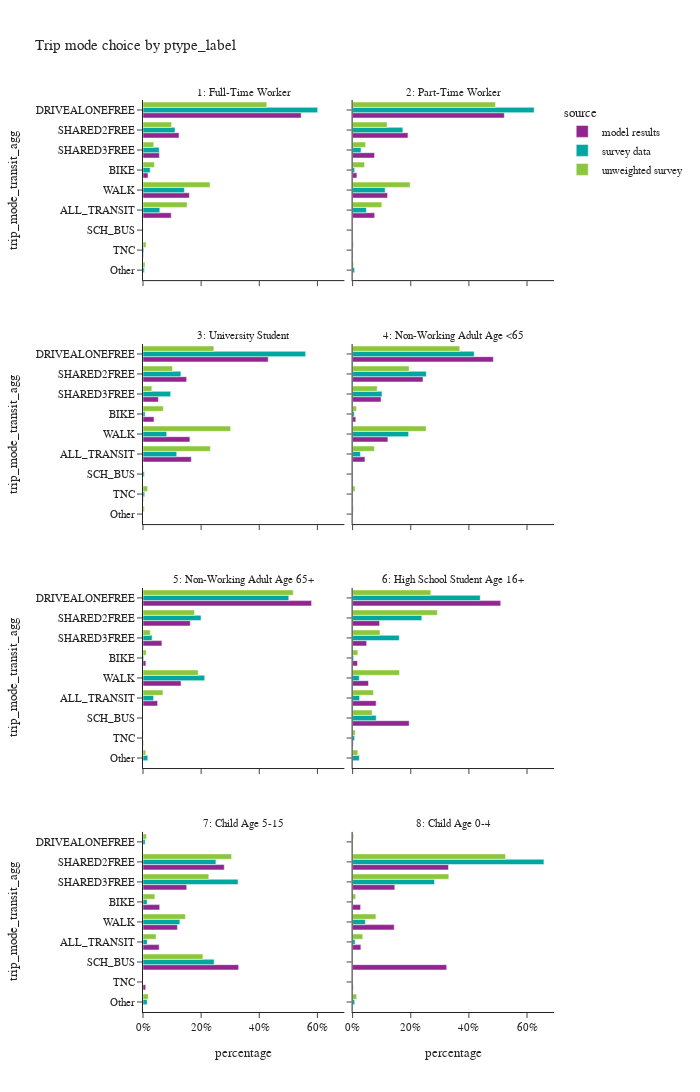
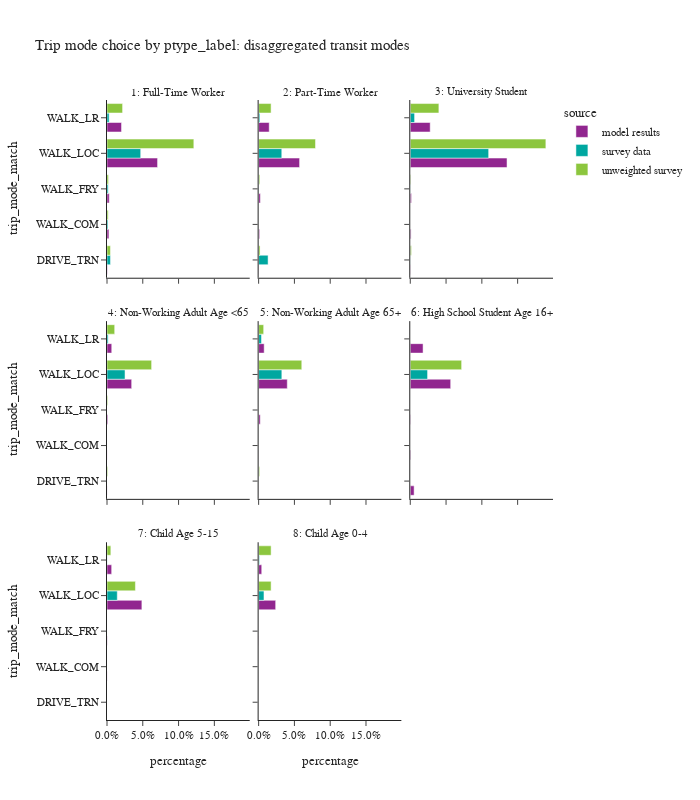

The notebook cell these images were saved under, in order:
### Code cell
plot_mode_choice(trip_data,'ptype_label',2,1200)
plot_mode_choice_transit(trip_data,'ptype_label',3,800)

### Figure 1 — Plotly figure (JSON) as saved in the notebook; plotly's stock layout.template omitted (floating-point values rounded to 4 significant figures)
{"data": [{"alignmentgroup": "True", "hovertemplate": "source=model results<br>ptype_label=1: Full-Time Worker<br>percentage=%{x}<br>trip_mode_transit_agg=%{y}<extra></extra>", "legendgroup": "model results", "marker": {"color": "#91268F", "pattern": {"shape": ""}}, "name": "model results", "offsetgroup": "model results", "orientation": "h", "showlegend": true, "textposition": "auto", "type": "bar", "x": [0.09722, 0.01722, 0.5442, 0.1239, 0.05652, 0.001357, 0.1596], "xaxis": "x7", "y": ["ALL_TRANSIT", "BIKE", "DRIVEALONEFREE", "SHARED2FREE", "SHARED3FREE", "TNC", "WALK"], "yaxis": "y7"}, {"alignmentgroup": "True", "hovertemplate": "source=model results<br>ptype_label=2: Part-Time Worker<br>percentage=%{x}<br>trip_mode_transit_agg=%{y}<extra></extra>", "legendgroup": "model results", "marker": {"color": "#91268F", "pattern": {"shape": ""}}, "name": "model results", "offsetgroup": "model results", "orientation": "h", "showlegend": false, "textposition": "auto", "type": "bar", "x": [0.07604, 0.01475, 0.522, 0.1904, 0.07554, 0.001147, 0.1201], "xaxis": "x8", "y": ["ALL_TRANSIT", "BIKE", "DRIVEALONEFREE", "SHARED2FREE", "SHARED3FREE", "TNC", "WALK"], "yaxis": "y8"}, {"alignmentgroup": "True", "hovertemplate": "source=model results<br>ptype_label=3: University Student<br>percentage=%{x}<br>trip_mode_transit_agg=%{y}<extra></extra>", "legendgroup": "model results", "marker": {"color": "#91268F", "pattern": {"shape": ""}}, "name": "model results", "offsetgroup": "model results", "orientation": "h", "showlegend": false, "textposition": "auto", "type": "bar", "x": [0.1662, 0.03776, 0.4308, 0.15, 0.05297, 0.001015, 0.1612], "xaxis": "x5", "y": ["ALL_TRANSIT", "BIKE", "DRIVEALONEFREE", "SHARED2FREE", "SHARED3FREE", "TNC", "WALK"], "yaxis": "y5"}, {"alignmentgroup": "True", "hovertemplate": "source=model results<br>ptype_label=4: Non-Working Adult Age <65<br>percentage=%{x}<br>trip_mode_transit_agg=%{y}<extra></extra>", "legendgroup": "model results", "marker": {"color": "#91268F", "pattern": {"shape": ""}}, "name": "model results", "offsetgroup": "model results", "orientation": "h", "showlegend": false, "textposition": "auto", "type": "bar", "x": [0.04247, 0.01087, 0.4841, 0.2422, 0.09792, 0.001037, 0.1214], "xaxis": "x6", "y": ["ALL_TRANSIT", "BIKE", "DRIVEALONEFREE", "SHARED2FREE", "SHARED3FREE", "TNC", "WALK"], "yaxis": "y6"}, {"alignmentgroup": "True", "hovertemplate": "source=model results<br>ptype_label=5: Non-Working Adult Age 65+<br>percentage=%{x}<br>trip_mode_transit_agg=%{y}<extra></extra>", "legendgroup": "model results", "marker": {"color": "#91268F", "pattern": {"shape": ""}}, "name": "model results", "offsetgroup": "model results", "orientation": "h", "showlegend": false, "textposition": "auto", "type": "bar", "x": [0.05027, 0.009892, 0.5799, 0.1626, 0.06499, 0.001452, 0.1309], "xaxis": "x3", "y": ["ALL_TRANSIT", "BIKE", "DRIVEALONEFREE", "SHARED2FREE", "SHARED3FREE", "TNC", "WALK"], "yaxis": "y3"}, {"alignmentgroup": "True", "hovertemplate": "source=model results<br>ptype_label=6: High School Student Age 16+<br>percentage=%{x}<br>trip_mode_transit_agg=%{y}<extra></extra>", "legendgroup": "model results", "marker": {"color": "#91268F", "pattern": {"shape": ""}}, "name": "model results", "offsetgroup": "model results", "orientation": "h", "showlegend": false, "textposition": "auto", "type": "bar", "x": [0.08091, 0.01681, 0.5095, 0.1947, 0.09289, 0.04839, 0.002035, 0.05468], "xaxis": "x4", "y": ["ALL_TRANSIT", "BIKE", "DRIVEALONEFREE", "SCH_BUS", "SHARED2FREE", "SHARED3FREE", "TNC", "WALK"], "yaxis": "y4"}, {"alignmentgroup": "True", "hovertemplate": "source=model results<br>ptype_label=7: Child Age 5-15<br>percentage=%{x}<br>trip_mode_transit_agg=%{y}<extra></extra>", "legendgroup": "model results", "marker": {"color": "#91268F", "pattern": {"shape": ""}}, "name": "model results", "offsetgroup": "model results", "orientation": "h", "showlegend": false, "textposition": "auto", "type": "bar", "x": [0.05565, 0.05746, 0.329, 0.2796, 0.1505, 0.009389, 0.1184], "xaxis": "x", "y": ["ALL_TRANSIT", "BIKE", "SCH_BUS", "SHARED2FREE", "SHARED3FREE", "TNC", "WALK"], "yaxis": "y"}, {"alignmentgroup": "True", "hovertemplate": "source=model results<br>ptype_label=8: Child Age 0-4<br>percentage=%{x}<br>trip_mode_transit_agg=%{y}<extra></extra>", "legendgroup": "model results", "marker": {"color": "#91268F", "pattern": {"shape": ""}}, "name": "model results", "offsetgroup": "model results", "orientation": "h", "showlegend": false, "textposition": "auto", "type": "bar", "x": [0.02846, 0.02744, 0.3238, 0.33, 0.1451, 0.00204, 0.1432], "xaxis": "x2", "y": ["ALL_TRANSIT", "BIKE", "SCH_BUS", "SHARED2FREE", "SHARED3FREE", "TNC", "WALK"], "yaxis": "y2"}, {"alignmentgroup": "True", "hovertemplate": "source=survey data<br>ptype_label=1: Full-Time Worker<br>percentage=%{x}<br>trip_mode_transit_agg=%{y}<extra></extra>", "legendgroup": "survey data", "marker": {"color": "#00A7A0", "pattern": {"shape": ""}}, "name": "survey data", "offsetgroup": "survey data", "orientation": "h", "showlegend": true, "textposition": "auto", "type": "bar", "x": [0.05786, 0.02472, 0.6009, 0.004764, 0.0003417, 0.1102, 0.05585, 0.002922, 0.1425], "xaxis": "x7", "y": ["ALL_TRANSIT", "BIKE", "DRIVEALONEFREE", "Other", "SCH_BUS", "SHARED2FREE", "SHARED3FREE", "TNC", "WALK"], "yaxis": "y7"}, {"alignmentgroup": "True", "hovertemplate": "source=survey data<br>ptype_label=2: Part-Time Worker<br>percentage=%{x}<br>trip_mode_transit_agg=%{y}<extra></extra>", "legendgroup": "survey data", "marker": {"color": "#00A7A0", "pattern": {"shape": ""}}, "name": "survey data", "offsetgroup": "survey data", "orientation": "h", "showlegend": false, "textposition": "auto", "type": "bar", "x": [0.04758, 0.007014, 0.6246, 0.006906, 0.1728, 0.02888, 0.0001595, 0.112], "xaxis": "x8", "y": ["ALL_TRANSIT", "BIKE", "DRIVEALONEFREE", "Other", "SHARED2FREE", "SHARED3FREE", "TNC", "WALK"], "yaxis": "y8"}, {"alignmentgroup": "True", "hovertemplate": "source=survey data<br>ptype_label=3: University Student<br>percentage=%{x}<br>trip_mode_transit_agg=%{y}<extra></extra>", "legendgroup": "survey data", "marker": {"color": "#00A7A0", "pattern": {"shape": ""}}, "name": "survey data", "offsetgroup": "survey data", "orientation": "h", "showlegend": false, "textposition": "auto", "type": "bar", "x": [0.116, 0.00704, 0.5595, 5.563e-05, 0.004605, 0.1303, 0.09515, 0.00583, 0.08154], "xaxis": "x5", "y": ["ALL_TRANSIT", "BIKE", "DRIVEALONEFREE", "Other", "SCH_BUS", "SHARED2FREE", "SHARED3FREE", "TNC", "WALK"], "yaxis": "y5"}, {"alignmentgroup": "True", "hovertemplate": "source=survey data<br>ptype_label=4: Non-Working Adult Age <65<br>percentage=%{x}<br>trip_mode_transit_agg=%{y}<extra></extra>", "legendgroup": "survey data", "marker": {"color": "#00A7A0", "pattern": {"shape": ""}}, "name": "survey data", "offsetgroup": "survey data", "orientation": "h", "showlegend": false, "textposition": "auto", "type": "bar", "x": [0.02677, 0.005854, 0.4183, 0.001306, 0.2536, 0.1012, 0.0003368, 0.1926], "xaxis": "x6", "y": ["ALL_TRANSIT", "BIKE", "DRIVEALONEFREE", "Other", "SHARED2FREE", "SHARED3FREE", "TNC", "WALK"], "yaxis": "y6"}, {"alignmentgroup": "True", "hovertemplate": "source=survey data<br>ptype_label=5: Non-Working Adult Age 65+<br>percentage=%{x}<br>trip_mode_transit_agg=%{y}<extra></extra>", "legendgroup": "survey data", "marker": {"color": "#00A7A0", "pattern": {"shape": ""}}, "name": "survey data", "offsetgroup": "survey data", "orientation": "h", "showlegend": false, "textposition": "auto", "type": "bar", "x": [0.03639, 0.002497, 0.5015, 0.01653, 0.1996, 0.03119, 0.2123], "xaxis": "x3", "y": ["ALL_TRANSIT", "BIKE", "DRIVEALONEFREE", "Other", "SHARED2FREE", "SHARED3FREE", "WALK"], "yaxis": "y3"}, {"alignmentgroup": "True", "hovertemplate": "source=survey data<br>ptype_label=6: High School Student Age 16+<br>percentage=%{x}<br>trip_mode_transit_agg=%{y}<extra></extra>", "legendgroup": "survey data", "marker": {"color": "#00A7A0", "pattern": {"shape": ""}}, "name": "survey data", "offsetgroup": "survey data", "orientation": "h", "showlegend": false, "textposition": "auto", "type": "bar", "x": [0.02416, 0.003517, 0.4392, 0.02317, 0.08125, 0.2382, 0.1605, 0.006879, 0.02312], "xaxis": "x4", "y": ["ALL_TRANSIT", "BIKE", "DRIVEALONEFREE", "Other", "SCH_BUS", "SHARED2FREE", "SHARED3FREE", "TNC", "WALK"], "yaxis": "y4"}, {"alignmentgroup": "True", "hovertemplate": "source=survey data<br>ptype_label=7: Child Age 5-15<br>percentage=%{x}<br>trip_mode_transit_agg=%{y}<extra></extra>", "legendgroup": "survey data", "marker": {"color": "#00A7A0", "pattern": {"shape": ""}}, "name": "survey data", "offsetgroup": "survey data", "orientation": "h", "showlegend": false, "textposition": "auto", "type": "bar", "x": [0.01454, 0.0141, 0.007419, 0.0144, 0.2448, 0.2509, 0.3271, 4.418e-06, 0.1268], "xaxis": "x", "y": ["ALL_TRANSIT", "BIKE", "DRIVEALONEFREE", "Other", "SCH_BUS", "SHARED2FREE", "SHARED3FREE", "TNC", "WALK"], "yaxis": "y"}, {"alignmentgroup": "True", "hovertemplate": "source=survey data<br>ptype_label=8: Child Age 0-4<br>percentage=%{x}<br>trip_mode_transit_agg=%{y}<extra></extra>", "legendgroup": "survey data", "marker": {"color": "#00A7A0", "pattern": {"shape": ""}}, "name": "survey data", "offsetgroup": "survey data", "orientation": "h", "showlegend": false, "textposition": "auto", "type": "bar", "x": [0.008603, 0.0005273, 0.0, 0.007142, 0.6582, 0.2818, 0.04377], "xaxis": "x2", "y": ["ALL_TRANSIT", "BIKE", "DRIVEALONEFREE", "Other", "SHARED2FREE", "SHARED3FREE", "WALK"], "yaxis": "y2"}, {"alignmentgroup": "True", "hovertemplate": "source=unweighted survey<br>ptype_label=1: Full-Time Worker<br>percentage=%{x}<br>trip_mode_transit_agg=%{y}<extra></extra>", "legendgroup": "unweighted survey", "marker": {"color": "#8CC63E", "pattern": {"shape": ""}}, "name": "unweighted survey", "offsetgroup": "unweighted survey", "orientation": "h", "showlegend": true, "textposition": "auto", "type": "bar", "x": [0.1517, 0.03927, 0.4259, 0.006832, 0.0001502, 0.09843, 0.03701, 0.01029, 0.2305], "xaxis": "x7", "y": ["ALL_TRANSIT", "BIKE", "DRIVEALONEFREE", "Other", "SCH_BUS", "SHARED2FREE", "SHARED3FREE", "TNC", "WALK"], "yaxis": "y7"}, {"alignmentgroup": "True", "hovertemplate": "source=unweighted survey<br>ptype_label=2: Part-Time Worker<br>percentage=%{x}<br>trip_mode_transit_agg=%{y}<extra></extra>", "legendgroup": "unweighted survey", "marker": {"color": "#8CC63E", "pattern": {"shape": ""}}, "name": "unweighted survey", "offsetgroup": "unweighted survey", "orientation": "h", "showlegend": false, "textposition": "auto", "type": "bar", "x": [0.1004, 0.04111, 0.4913, 0.003162, 0.1186, 0.04466, 0.003162, 0.1976], "xaxis": "x8", "y": ["ALL_TRANSIT", "BIKE", "DRIVEALONEFREE", "Other", "SHARED2FREE", "SHARED3FREE", "TNC", "WALK"], "yaxis": "y8"}, {"alignmentgroup": "True", "hovertemplate": "source=unweighted survey<br>ptype_label=3: University Student<br>percentage=%{x}<br>trip_mode_transit_agg=%{y}<extra></extra>", "legendgroup": "unweighted survey", "marker": {"color": "#8CC63E", "pattern": {"shape": ""}}, "name": "unweighted survey", "offsetgroup": "unweighted survey", "orientation": "h", "showlegend": false, "textposition": "auto", "type": "bar", "x": [0.2318, 0.06954, 0.2438, 0.004796, 0.0007994, 0.1015, 0.03038, 0.01599, 0.3014], "xaxis": "x5", "y": ["ALL_TRANSIT", "BIKE", "DRIVEALONEFREE", "Other", "SCH_BUS", "SHARED2FREE", "SHARED3FREE", "TNC", "WALK"], "yaxis": "y5"}, {"alignmentgroup": "True", "hovertemplate": "source=unweighted survey<br>ptype_label=4: Non-Working Adult Age <65<br>percentage=%{x}<br>trip_mode_transit_agg=%{y}<extra></extra>", "legendgroup": "unweighted survey", "marker": {"color": "#8CC63E", "pattern": {"shape": ""}}, "name": "unweighted survey", "offsetgroup": "unweighted survey", "orientation": "h", "showlegend": false, "textposition": "auto", "type": "bar", "x": [0.07499, 0.01314, 0.3685, 0.003105, 0.1944, 0.08455, 0.008359, 0.2529], "xaxis": "x6", "y": ["ALL_TRANSIT", "BIKE", "DRIVEALONEFREE", "Other", "SHARED2FREE", "SHARED3FREE", "TNC", "WALK"], "yaxis": "y6"}, {"alignmentgroup": "True", "hovertemplate": "source=unweighted survey<br>ptype_label=5: Non-Working Adult Age 65+<br>percentage=%{x}<br>trip_mode_transit_agg=%{y}<extra></extra>", "legendgroup": "unweighted survey", "marker": {"color": "#8CC63E", "pattern": {"shape": ""}}, "name": "unweighted survey", "offsetgroup": "unweighted survey", "orientation": "h", "showlegend": false, "textposition": "auto", "type": "bar", "x": [0.06865, 0.01105, 0.5171, 0.009377, 0.1772, 0.02512, 0.001674, 0.1899], "xaxis": "x3", "y": ["ALL_TRANSIT", "BIKE", "DRIVEALONEFREE", "Other", "SHARED2FREE", "SHARED3FREE", "TNC", "WALK"], "yaxis": "y3"}, {"alignmentgroup": "True", "hovertemplate": "source=unweighted survey<br>ptype_label=6: High School Student Age 16+<br>percentage=%{x}<br>trip_mode_transit_agg=%{y}<extra></extra>", "legendgroup": "unweighted survey", "marker": {"color": "#8CC63E", "pattern": {"shape": ""}}, "name": "unweighted survey", "offsetgroup": "unweighted survey", "orientation": "h", "showlegend": false, "textposition": "auto", "type": "bar", "x": [0.07175, 0.01794, 0.2691, 0.01794, 0.06726, 0.2915, 0.09417, 0.008969, 0.1614], "xaxis": "x4", "y": ["ALL_TRANSIT", "BIKE", "DRIVEALONEFREE", "Other", "SCH_BUS", "SHARED2FREE", "SHARED3FREE", "TNC", "WALK"], "yaxis": "y4"}, {"alignmentgroup": "True", "hovertemplate": "source=unweighted survey<br>ptype_label=7: Child Age 5-15<br>percentage=%{x}<br>trip_mode_transit_agg=%{y}<extra></extra>", "legendgroup": "unweighted survey", "marker": {"color": "#8CC63E", "pattern": {"shape": ""}}, "name": "unweighted survey", "offsetgroup": "unweighted survey", "orientation": "h", "showlegend": false, "textposition": "auto", "type": "bar", "x": [0.04506, 0.04077, 0.0118, 0.01824, 0.206, 0.3047, 0.2264, 0.001073, 0.1459], "xaxis": "x", "y": ["ALL_TRANSIT", "BIKE", "DRIVEALONEFREE", "Other", "SCH_BUS", "SHARED2FREE", "SHARED3FREE", "TNC", "WALK"], "yaxis": "y"}, {"alignmentgroup": "True", "hovertemplate": "source=unweighted survey<br>ptype_label=8: Child Age 0-4<br>percentage=%{x}<br>trip_mode_transit_agg=%{y}<extra></extra>", "legendgroup": "unweighted survey", "marker": {"color": "#8CC63E", "pattern": {"shape": ""}}, "name": "unweighted survey", "offsetgroup": "unweighted survey", "orientation": "h", "showlegend": false, "textposition": "auto", "type": "bar", "x": [0.03484, 0.01045, 0.003484, 0.01394, 0.5261, 0.331, 0.08014], "xaxis": "x2", "y": ["ALL_TRANSIT", "BIKE", "DRIVEALONEFREE", "Other", "SHARED2FREE", "SHARED3FREE", "WALK"], "yaxis": "y2"}], "layout": {"annotations": [{"font": {}, "showarrow": false, "text": "7: Child Age 5-15", "x": 0.245, "xanchor": "center", "xref": "paper", "y": 0.1975, "yanchor": "bottom", "yref": "paper"}, {"font": {}, "showarrow": false, "text": "8: Child Age 0-4", "x": 0.755, "xanchor": "center", "xref": "paper", "y": 0.1975, "yanchor": "bottom", "yref": "paper"}, {"font": {}, "showarrow": false, "text": "5: Non-Working Adult Age 65+", "x": 0.245, "xanchor": "center", "xref": "paper", "y": 0.465, "yanchor": "bottom", "yref": "paper"}, {"font": {}, "showarrow": false, "text": "6: High School Student Age 16+", "x": 0.755, "xanchor": "center", "xref": "paper", "y": 0.465, "yanchor": "bottom", "yref": "paper"}, {"font": {}, "showarrow": false, "text": "3: University Student", "x": 0.245, "xanchor": "center", "xref": "paper", "y": 0.7325, "yanchor": "bottom", "yref": "paper"}, {"font": {}, "showarrow": false, "text": "4: Non-Working Adult Age <65", "x": 0.755, "xanchor": "center", "xref": "paper", "y": 0.7325, "yanchor": "bottom", "yref": "paper"}, {"font": {}, "showarrow": false, "text": "1: Full-Time Worker", "x": 0.245, "xanchor": "center", "xref": "paper", "y": 1.0, "yanchor": "bottom", "yref": "paper"}, {"font": {}, "showarrow": false, "text": "2: Part-Time Worker", "x": 0.755, "xanchor": "center", "xref": "paper", "y": 1.0, "yanchor": "bottom", "yref": "paper"}], "barmode": "group", "height": 1200, "legend": {"title": {"text": "source"}, "tracegroupgap": 0}, "title": {"text": "Trip mode choice by ptype_label"}, "width": 700, "xaxis": {"anchor": "y", "domain": [0.0, 0.49], "tickformat": ".0%", "title": {"text": "percentage"}}, "xaxis2": {"anchor": "y2", "domain": [0.51, 1.0], "matches": "x", "tickformat": ".0%", "title": {"text": "percentage"}}, "xaxis3": {"anchor": "y3", "domain": [0.0, 0.49], "matches": "x", "showticklabels": false}, "xaxis4": {"anchor": "y4", "domain": [0.51, 1.0], "matches": "x", "showticklabels": false}, "xaxis5": {"anchor": "y5", "domain": [0.0, 0.49], "matches": "x", "showticklabels": false}, "xaxis6": {"anchor": "y6", "domain": [0.51, 1.0], "matches": "x", "showticklabels": false}, "xaxis7": {"anchor": "y7", "domain": [0.0, 0.49], "matches": "x", "showticklabels": false}, "xaxis8": {"anchor": "y8", "domain": [0.51, 1.0], "matches": "x", "showticklabels": false}, "yaxis": {"anchor": "x", "categoryarray": ["Other", "TNC", "SCH_BUS", "ALL_TRANSIT", "WALK", "BIKE", "SHARED3FREE", "SHARED2FREE", "DRIVEALONEFREE"], "categoryorder": "array", "domain": [0.0, 0.1975], "title": {"text": "trip_mode_transit_agg"}}, "yaxis2": {"anchor": "x2", "domain": [0.0, 0.1975], "matches": "y", "showticklabels": false}, "yaxis3": {"anchor": "x3", "categoryarray": ["Other", "TNC", "SCH_BUS", "ALL_TRANSIT", "WALK", "BIKE", "SHARED3FREE", "SHARED2FREE", "DRIVEALONEFREE"], "categoryorder": "array", "domain": [0.2675, 0.465], "matches": "y", "title": {"text": "trip_mode_transit_agg"}}, "yaxis4": {"anchor": "x4", "domain": [0.2675, 0.465], "matches": "y", "showticklabels": false}, "yaxis5": {"anchor": "x5", "categoryarray": ["Other", "TNC", "SCH_BUS", "ALL_TRANSIT", "WALK", "BIKE", "SHARED3FREE", "SHARED2FREE", "DRIVEALONEFREE"], "categoryorder": "array", "domain": [0.535, 0.7325], "matches": "y", "title": {"text": "trip_mode_transit_agg"}}, "yaxis6": {"anchor": "x6", "domain": [0.535, 0.7325], "matches": "y", "showticklabels": false}, "yaxis7": {"anchor": "x7", "categoryarray": ["Other", "TNC", "SCH_BUS", "ALL_TRANSIT", "WALK", "BIKE", "SHARED3FREE", "SHARED2FREE", "DRIVEALONEFREE"], "categoryorder": "array", "domain": [0.8025, 1.0], "matches": "y", "title": {"text": "trip_mode_transit_agg"}}, "yaxis8": {"anchor": "x8", "domain": [0.8025, 1.0], "matches": "y", "showticklabels": false}}}

### Figure 2 — Plotly figure (JSON) as saved in the notebook; plotly's stock layout.template omitted (floating-point values rounded to 4 significant figures)
{"data": [{"alignmentgroup": "True", "hovertemplate": "source=model results<br>ptype_label=1: Full-Time Worker<br>percentage=%{x}<br>trip_mode_match=%{y}<extra></extra>", "legendgroup": "model results", "marker": {"color": "#91268F", "pattern": {"shape": ""}}, "name": "model results", "offsetgroup": "model results", "orientation": "h", "showlegend": true, "textposition": "auto", "type": "bar", "x": [0.000463, 0.002676, 0.003132, 0.07065, 0.0203], "xaxis": "x7", "y": ["DRIVE_TRN", "WALK_COM", "WALK_FRY", "WALK_LOC", "WALK_LR"], "yaxis": "y7"}, {"alignmentgroup": "True", "hovertemplate": "source=model results<br>ptype_label=2: Part-Time Worker<br>percentage=%{x}<br>trip_mode_match=%{y}<extra></extra>", "legendgroup": "model results", "marker": {"color": "#91268F", "pattern": {"shape": ""}}, "name": "model results", "offsetgroup": "model results", "orientation": "h", "showlegend": false, "textposition": "auto", "type": "bar", "x": [0.0003094, 0.001363, 0.00238, 0.05721, 0.01477], "xaxis": "x8", "y": ["DRIVE_TRN", "WALK_COM", "WALK_FRY", "WALK_LOC", "WALK_LR"], "yaxis": "y8"}, {"alignmentgroup": "True", "hovertemplate": "source=model results<br>ptype_label=3: University Student<br>percentage=%{x}<br>trip_mode_match=%{y}<extra></extra>", "legendgroup": "model results", "marker": {"color": "#91268F", "pattern": {"shape": ""}}, "name": "model results", "offsetgroup": "model results", "orientation": "h", "showlegend": false, "textposition": "auto", "type": "bar", "x": [0.000378, 0.001097, 0.001721, 0.1352, 0.02783], "xaxis": "x9", "y": ["DRIVE_TRN", "WALK_COM", "WALK_FRY", "WALK_LOC", "WALK_LR"], "yaxis": "y9"}, {"alignmentgroup": "True", "hovertemplate": "source=model results<br>ptype_label=4: Non-Working Adult Age <65<br>percentage=%{x}<br>trip_mode_match=%{y}<extra></extra>", "legendgroup": "model results", "marker": {"color": "#91268F", "pattern": {"shape": ""}}, "name": "model results", "offsetgroup": "model results", "orientation": "h", "showlegend": false, "textposition": "auto", "type": "bar", "x": [0.0001289, 0.0001555, 0.00109, 0.03447, 0.006623], "xaxis": "x4", "y": ["DRIVE_TRN", "WALK_COM", "WALK_FRY", "WALK_LOC", "WALK_LR"], "yaxis": "y4"}, {"alignmentgroup": "True", "hovertemplate": "source=model results<br>ptype_label=5: Non-Working Adult Age 65+<br>percentage=%{x}<br>trip_mode_match=%{y}<extra></extra>", "legendgroup": "model results", "marker": {"color": "#91268F", "pattern": {"shape": ""}}, "name": "model results", "offsetgroup": "model results", "orientation": "h", "showlegend": false, "textposition": "auto", "type": "bar", "x": [0.0001087, 0.000179, 0.002239, 0.04001, 0.007733], "xaxis": "x5", "y": ["DRIVE_TRN", "WALK_COM", "WALK_FRY", "WALK_LOC", "WALK_LR"], "yaxis": "y5"}, {"alignmentgroup": "True", "hovertemplate": "source=model results<br>ptype_label=6: High School Student Age 16+<br>percentage=%{x}<br>trip_mode_match=%{y}<extra></extra>", "legendgroup": "model results", "marker": {"color": "#91268F", "pattern": {"shape": ""}}, "name": "model results", "offsetgroup": "model results", "orientation": "h", "showlegend": false, "textposition": "auto", "type": "bar", "x": [0.005368, 0.0007122, 0.0005081, 0.05645, 0.01788], "xaxis": "x6", "y": ["DRIVE_TRN", "WALK_COM", "WALK_FRY", "WALK_LOC", "WALK_LR"], "yaxis": "y6"}, {"alignmentgroup": "True", "hovertemplate": "source=model results<br>ptype_label=7: Child Age 5-15<br>percentage=%{x}<br>trip_mode_match=%{y}<extra></extra>", "legendgroup": "model results", "marker": {"color": "#91268F", "pattern": {"shape": ""}}, "name": "model results", "offsetgroup": "model results", "orientation": "h", "showlegend": false, "textposition": "auto", "type": "bar", "x": [0.0001482, 0.000259, 0.04873, 0.006507], "xaxis": "x", "y": ["WALK_COM", "WALK_FRY", "WALK_LOC", "WALK_LR"], "yaxis": "y"}, {"alignmentgroup": "True", "hovertemplate": "source=model results<br>ptype_label=8: Child Age 0-4<br>percentage=%{x}<br>trip_mode_match=%{y}<extra></extra>", "legendgroup": "model results", "marker": {"color": "#91268F", "pattern": {"shape": ""}}, "name": "model results", "offsetgroup": "model results", "orientation": "h", "showlegend": false, "textposition": "auto", "type": "bar", "x": [6.113e-05, 0.0002751, 0.0238, 0.004318], "xaxis": "x2", "y": ["WALK_COM", "WALK_FRY", "WALK_LOC", "WALK_LR"], "yaxis": "y2"}, {"alignmentgroup": "True", "hovertemplate": "source=survey data<br>ptype_label=1: Full-Time Worker<br>percentage=%{x}<br>trip_mode_match=%{y}<extra></extra>", "legendgroup": "survey data", "marker": {"color": "#00A7A0", "pattern": {"shape": ""}}, "name": "survey data", "offsetgroup": "survey data", "orientation": "h", "showlegend": true, "textposition": "auto", "type": "bar", "x": [0.004856, 0.001327, 0.001643, 0.04708, 0.002956], "xaxis": "x7", "y": ["DRIVE_TRN", "WALK_COM", "WALK_FRY", "WALK_LOC", "WALK_LR"], "yaxis": "y7"}, {"alignmentgroup": "True", "hovertemplate": "source=survey data<br>ptype_label=2: Part-Time Worker<br>percentage=%{x}<br>trip_mode_match=%{y}<extra></extra>", "legendgroup": "survey data", "marker": {"color": "#00A7A0", "pattern": {"shape": ""}}, "name": "survey data", "offsetgroup": "survey data", "orientation": "h", "showlegend": false, "textposition": "auto", "type": "bar", "x": [0.01319, 0.0003804, 0.03234, 0.001673], "xaxis": "x8", "y": ["DRIVE_TRN", "WALK_FRY", "WALK_LOC", "WALK_LR"], "yaxis": "y8"}, {"alignmentgroup": "True", "hovertemplate": "source=survey data<br>ptype_label=3: University Student<br>percentage=%{x}<br>trip_mode_match=%{y}<extra></extra>", "legendgroup": "survey data", "marker": {"color": "#00A7A0", "pattern": {"shape": ""}}, "name": "survey data", "offsetgroup": "survey data", "orientation": "h", "showlegend": false, "textposition": "auto", "type": "bar", "x": [0.0001834, 0.000258, 0.1095, 0.006013], "xaxis": "x9", "y": ["DRIVE_TRN", "WALK_FRY", "WALK_LOC", "WALK_LR"], "yaxis": "y9"}, {"alignmentgroup": "True", "hovertemplate": "source=survey data<br>ptype_label=4: Non-Working Adult Age <65<br>percentage=%{x}<br>trip_mode_match=%{y}<extra></extra>", "legendgroup": "survey data", "marker": {"color": "#00A7A0", "pattern": {"shape": ""}}, "name": "survey data", "offsetgroup": "survey data", "orientation": "h", "showlegend": false, "textposition": "auto", "type": "bar", "x": [0.02518, 0.001582], "xaxis": "x4", "y": ["WALK_LOC", "WALK_LR"], "yaxis": "y4"}, {"alignmentgroup": "True", "hovertemplate": "source=survey data<br>ptype_label=5: Non-Working Adult Age 65+<br>percentage=%{x}<br>trip_mode_match=%{y}<extra></extra>", "legendgroup": "survey data", "marker": {"color": "#00A7A0", "pattern": {"shape": ""}}, "name": "survey data", "offsetgroup": "survey data", "orientation": "h", "showlegend": false, "textposition": "auto", "type": "bar", "x": [1.547e-05, 0.03241, 0.003963], "xaxis": "x5", "y": ["DRIVE_TRN", "WALK_LOC", "WALK_LR"], "yaxis": "y5"}, {"alignmentgroup": "True", "hovertemplate": "source=survey data<br>ptype_label=6: High School Student Age 16+<br>percentage=%{x}<br>trip_mode_match=%{y}<extra></extra>", "legendgroup": "survey data", "marker": {"color": "#00A7A0", "pattern": {"shape": ""}}, "name": "survey data", "offsetgroup": "survey data", "orientation": "h", "showlegend": false, "textposition": "auto", "type": "bar", "x": [0.02416], "xaxis": "x6", "y": ["WALK_LOC"], "yaxis": "y6"}, {"alignmentgroup": "True", "hovertemplate": "source=survey data<br>ptype_label=7: Child Age 5-15<br>percentage=%{x}<br>trip_mode_match=%{y}<extra></extra>", "legendgroup": "survey data", "marker": {"color": "#00A7A0", "pattern": {"shape": ""}}, "name": "survey data", "offsetgroup": "survey data", "orientation": "h", "showlegend": false, "textposition": "auto", "type": "bar", "x": [0.01436, 0.0001832], "xaxis": "x", "y": ["WALK_LOC", "WALK_LR"], "yaxis": "y"}, {"alignmentgroup": "True", "hovertemplate": "source=survey data<br>ptype_label=8: Child Age 0-4<br>percentage=%{x}<br>trip_mode_match=%{y}<extra></extra>", "legendgroup": "survey data", "marker": {"color": "#00A7A0", "pattern": {"shape": ""}}, "name": "survey data", "offsetgroup": "survey data", "orientation": "h", "showlegend": false, "textposition": "auto", "type": "bar", "x": [0.00745, 0.001153], "xaxis": "x2", "y": ["WALK_LOC", "WALK_LR"], "yaxis": "y2"}, {"alignmentgroup": "True", "hovertemplate": "source=unweighted survey<br>ptype_label=1: Full-Time Worker<br>percentage=%{x}<br>trip_mode_match=%{y}<extra></extra>", "legendgroup": "unweighted survey", "marker": {"color": "#8CC63E", "pattern": {"shape": ""}}, "name": "unweighted survey", "offsetgroup": "unweighted survey", "orientation": "h", "showlegend": true, "textposition": "auto", "type": "bar", "x": [0.004805, 0.001652, 0.002102, 0.1213, 0.02177], "xaxis": "x7", "y": ["DRIVE_TRN", "WALK_COM", "WALK_FRY", "WALK_LOC", "WALK_LR"], "yaxis": "y7"}, {"alignmentgroup": "True", "hovertemplate": "source=unweighted survey<br>ptype_label=2: Part-Time Worker<br>percentage=%{x}<br>trip_mode_match=%{y}<extra></extra>", "legendgroup": "unweighted survey", "marker": {"color": "#8CC63E", "pattern": {"shape": ""}}, "name": "unweighted survey", "offsetgroup": "unweighted survey", "orientation": "h", "showlegend": false, "textposition": "auto", "type": "bar", "x": [0.001976, 0.001581, 0.07945, 0.01739], "xaxis": "x8", "y": ["DRIVE_TRN", "WALK_FRY", "WALK_LOC", "WALK_LR"], "yaxis": "y8"}, {"alignmentgroup": "True", "hovertemplate": "source=unweighted survey<br>ptype_label=3: University Student<br>percentage=%{x}<br>trip_mode_match=%{y}<extra></extra>", "legendgroup": "unweighted survey", "marker": {"color": "#8CC63E", "pattern": {"shape": ""}}, "name": "unweighted survey", "offsetgroup": "unweighted survey", "orientation": "h", "showlegend": false, "textposition": "auto", "type": "bar", "x": [0.001599, 0.0007994, 0.1894, 0.03997], "xaxis": "x9", "y": ["DRIVE_TRN", "WALK_FRY", "WALK_LOC", "WALK_LR"], "yaxis": "y9"}, {"alignmentgroup": "True", "hovertemplate": "source=unweighted survey<br>ptype_label=4: Non-Working Adult Age <65<br>percentage=%{x}<br>trip_mode_match=%{y}<extra></extra>", "legendgroup": "unweighted survey", "marker": {"color": "#8CC63E", "pattern": {"shape": ""}}, "name": "unweighted survey", "offsetgroup": "unweighted survey", "orientation": "h", "showlegend": false, "textposition": "auto", "type": "bar", "x": [0.0009553, 0.0009553, 0.06234, 0.01075], "xaxis": "x4", "y": ["DRIVE_TRN", "WALK_FRY", "WALK_LOC", "WALK_LR"], "yaxis": "y4"}, {"alignmentgroup": "True", "hovertemplate": "source=unweighted survey<br>ptype_label=5: Non-Working Adult Age 65+<br>percentage=%{x}<br>trip_mode_match=%{y}<extra></extra>", "legendgroup": "unweighted survey", "marker": {"color": "#8CC63E", "pattern": {"shape": ""}}, "name": "unweighted survey", "offsetgroup": "unweighted survey", "orientation": "h", "showlegend": false, "textposition": "auto", "type": "bar", "x": [0.00134, 0.06028, 0.007033], "xaxis": "x5", "y": ["DRIVE_TRN", "WALK_LOC", "WALK_LR"], "yaxis": "y5"}, {"alignmentgroup": "True", "hovertemplate": "source=unweighted survey<br>ptype_label=6: High School Student Age 16+<br>percentage=%{x}<br>trip_mode_match=%{y}<extra></extra>", "legendgroup": "unweighted survey", "marker": {"color": "#8CC63E", "pattern": {"shape": ""}}, "name": "unweighted survey", "offsetgroup": "unweighted survey", "orientation": "h", "showlegend": false, "textposition": "auto", "type": "bar", "x": [0.07175], "xaxis": "x6", "y": ["WALK_LOC"], "yaxis": "y6"}, {"alignmentgroup": "True", "hovertemplate": "source=unweighted survey<br>ptype_label=7: Child Age 5-15<br>percentage=%{x}<br>trip_mode_match=%{y}<extra></extra>", "legendgroup": "unweighted survey", "marker": {"color": "#8CC63E", "pattern": {"shape": ""}}, "name": "unweighted survey", "offsetgroup": "unweighted survey", "orientation": "h", "showlegend": false, "textposition": "auto", "type": "bar", "x": [0.0397, 0.005365], "xaxis": "x", "y": ["WALK_LOC", "WALK_LR"], "yaxis": "y"}, {"alignmentgroup": "True", "hovertemplate": "source=unweighted survey<br>ptype_label=8: Child Age 0-4<br>percentage=%{x}<br>trip_mode_match=%{y}<extra></extra>", "legendgroup": "unweighted survey", "marker": {"color": "#8CC63E", "pattern": {"shape": ""}}, "name": "unweighted survey", "offsetgroup": "unweighted survey", "orientation": "h", "showlegend": false, "textposition": "auto", "type": "bar", "x": [0.01742, 0.01742], "xaxis": "x2", "y": ["WALK_LOC", "WALK_LR"], "yaxis": "y2"}], "layout": {"annotations": [{"font": {}, "showarrow": false, "text": "7: Child Age 5-15", "x": 0.16, "xanchor": "center", "xref": "paper", "y": 0.2867, "yanchor": "bottom", "yref": "paper"}, {"font": {}, "showarrow": false, "text": "8: Child Age 0-4", "x": 0.5, "xanchor": "center", "xref": "paper", "y": 0.2867, "yanchor": "bottom", "yref": "paper"}, {"font": {}, "showarrow": false, "text": "4: Non-Working Adult Age <65", "x": 0.16, "xanchor": "center", "xref": "paper", "y": 0.6433, "yanchor": "bottom", "yref": "paper"}, {"font": {}, "showarrow": false, "text": "5: Non-Working Adult Age 65+", "x": 0.5, "xanchor": "center", "xref": "paper", "y": 0.6433, "yanchor": "bottom", "yref": "paper"}, {"font": {}, "showarrow": false, "text": "6: High School Student Age 16+", "x": 0.84, "xanchor": "center", "xref": "paper", "y": 0.6433, "yanchor": "bottom", "yref": "paper"}, {"font": {}, "showarrow": false, "text": "1: Full-Time Worker", "x": 0.16, "xanchor": "center", "xref": "paper", "y": 1.0, "yanchor": "bottom", "yref": "paper"}, {"font": {}, "showarrow": false, "text": "2: Part-Time Worker", "x": 0.5, "xanchor": "center", "xref": "paper", "y": 1.0, "yanchor": "bottom", "yref": "paper"}, {"font": {}, "showarrow": false, "text": "3: University Student", "x": 0.84, "xanchor": "center", "xref": "paper", "y": 1.0, "yanchor": "bottom", "yref": "paper"}], "barmode": "group", "height": 800, "legend": {"title": {"text": "source"}, "tracegroupgap": 0}, "title": {"text": "Trip mode choice by ptype_label: disaggregated transit modes"}, "width": 700, "xaxis": {"anchor": "y", "domain": [0.0, 0.32], "tickformat": ".1%", "title": {"text": "percentage"}}, "xaxis2": {"anchor": "y2", "domain": [0.34, 0.66], "matches": "x", "tickformat": ".1%", "title": {"text": "percentage"}}, "xaxis3": {"anchor": "y3", "domain": [0.68, 1.0], "matches": "x", "title": {"text": "percentage"}}, "xaxis4": {"anchor": "y4", "domain": [0.0, 0.32], "matches": "x", "showticklabels": false}, "xaxis5": {"anchor": "y5", "domain": [0.34, 0.66], "matches": "x", "showticklabels": false}, "xaxis6": {"anchor": "y6", "domain": [0.68, 1.0], "matches": "x", "showticklabels": false}, "xaxis7": {"anchor": "y7", "domain": [0.0, 0.32], "matches": "x", "showticklabels": false}, "xaxis8": {"anchor": "y8", "domain": [0.34, 0.66], "matches": "x", "showticklabels": false}, "xaxis9": {"anchor": "y9", "domain": [0.68, 1.0], "matches": "x", "showticklabels": false}, "yaxis": {"anchor": "x", "domain": [0.0, 0.2867], "title": {"text": "trip_mode_match"}}, "yaxis2": {"anchor": "x2", "domain": [0.0, 0.2867], "matches": "y", "showticklabels": false}, "yaxis3": {"anchor": "x3", "domain": [0.0, 0.2867], "matches": "y", "showticklabels": false}, "yaxis4": {"anchor": "x4", "domain": [0.3567, 0.6433], "matches": "y", "title": {"text": "trip_mode_match"}}, "yaxis5": {"anchor": "x5", "domain": [0.3567, 0.6433], "matches": "y", "showticklabels": false}, "yaxis6": {"anchor": "x6", "domain": [0.3567, 0.6433], "matches": "y", "showticklabels": false}, "yaxis7": {"anchor": "x7", "domain": [0.7133, 1.0], "matches": "y", "title": {"text": "trip_mode_match"}}, "yaxis8": {"anchor": "x8", "domain": [0.7133, 1.0], "matches": "y", "showticklabels": false}, "yaxis9": {"anchor": "x9", "domain": [0.7133, 1.0], "matches": "y", "showticklabels": false}}}
